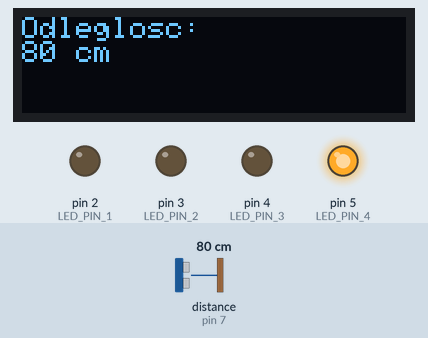
The sketch below on a simulated Arduino Uno, built with avr-gcc and run on an emulated ATmega328P. On the bench: 128×32 one-colour display, output pins drawn as LEDs (lit = HIGH). Wiring (inferred from the names in the program): ultrasonic range finder: trigger pin 6; echo pin 7. The test bench sets the inputs (shaded band); at power-on: distance to the obstacle (sensor on pin 7) 80 cm. The echo pulse lasts 58.3 µs per cm; pins used as bus, display or sensor lines are not drawn.

Above: at 1.2 s.
1.3 s: distance to the obstacle (sensor on pin 7) set to 35 cm
At 2.0 s:
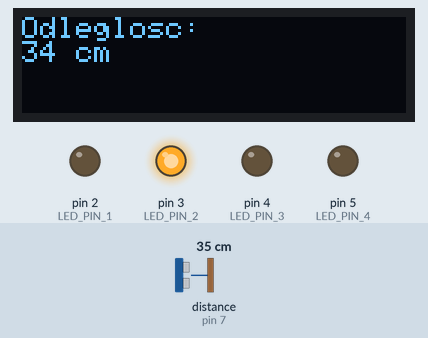
2.8 s: distance to the obstacle (sensor on pin 7) set to 2 cm
At 5.1 s:
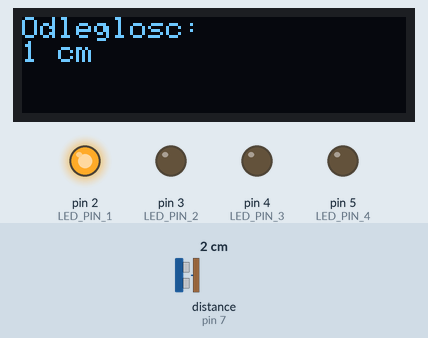
5.8 s: distance to the obstacle (sensor on pin 7) set to 53 cm
At 7.8 s:
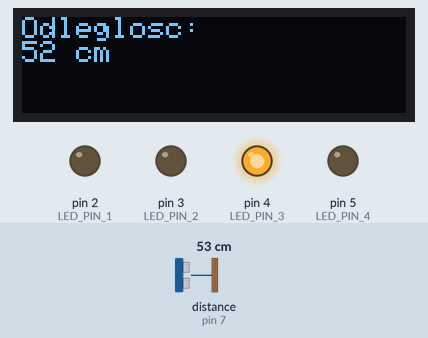
Timing chart, 0 to 9.3 s (numbered marks = the images above; inputs shaded):
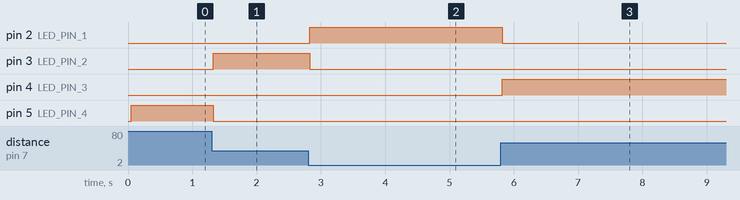

The sketch:

sketch_dec17a.ino
```cpp
#include <Arduino_FreeRTOS.h>
#include <task.h>
#include <Wire.h>
#include <Adafruit_GFX.h>
#include <Adafruit_SSD1306.h>

#define SCREEN_WIDTH 128 // szerokość wyświetlacza OLED
#define SCREEN_HEIGHT 32 // wysokość wyświetlacza OLED
#define OLED_RESET     -1 // Reset pin # (or -1 if sharing Arduino reset pin)
Adafruit_SSD1306 display(SCREEN_WIDTH, SCREEN_HEIGHT, &Wire, OLED_RESET);

#define TRIGGER_PIN  6
#define ECHO_PIN     7
#define LED_PIN_1    2
#define LED_PIN_2    3
#define LED_PIN_3    4
#define LED_PIN_4    5

void setup() {
  pinMode(TRIGGER_PIN, OUTPUT);
  pinMode(ECHO_PIN, INPUT);
  pinMode(LED_PIN_1, OUTPUT);
  pinMode(LED_PIN_2, OUTPUT);
  pinMode(LED_PIN_3, OUTPUT);
  pinMode(LED_PIN_4, OUTPUT);

  if(!display.begin(SSD1306_SWITCHCAPVCC, 0x3C)) { // Adres I2C 0x3C dla wyświetlacza 128x32
    for(;;); // Włącz pętlę nieskończoną, jeśli inicjalizacja wyświetlacza nie powiedzie się
  }
  display.clearDisplay();

  xTaskCreate(
    TaskMeasureDistance
    ,  "Distance"
    ,  128
    ,  NULL
    ,  2
    ,  NULL );
}

void loop() {
  // Nie rób nic w pętli głównej.
}

void TaskMeasureDistance(void *pvParameters) {
  (void) pvParameters;
  for (;;) {
    digitalWrite(TRIGGER_PIN, LOW);
    delayMicroseconds(2);
    digitalWrite(TRIGGER_PIN, HIGH);
    delayMicroseconds(10);
    digitalWrite(TRIGGER_PIN, LOW);
    long duration = pulseIn(ECHO_PIN, HIGH);
    long distance = duration / 29 / 2;

    display.clearDisplay();
    display.setTextSize(1);
    display.setTextColor(WHITE);
    display.setCursor(0,0);
    display.println("Odleglosc:");
    display.print(distance);
    display.println(" cm");
    display.display();

    if (distance <20) {
      digitalWrite(LED_PIN_1, HIGH);
      digitalWrite(LED_PIN_2, LOW);
      digitalWrite(LED_PIN_3, LOW);
      digitalWrite(LED_PIN_4, LOW);
    } else if (distance < 50) {
      digitalWrite(LED_PIN_1, LOW);
      digitalWrite(LED_PIN_2, HIGH);
      digitalWrite(LED_PIN_3, LOW);
      digitalWrite(LED_PIN_4, LOW);
    } else if (distance < 70) {
      digitalWrite(LED_PIN_1, LOW);
      digitalWrite(LED_PIN_2, LOW);
      digitalWrite(LED_PIN_3, HIGH);
      digitalWrite(LED_PIN_4, LOW);
    } else if (distance < 100) {
      digitalWrite(LED_PIN_1, LOW);
      digitalWrite(LED_PIN_2, LOW);
      digitalWrite(LED_PIN_3, LOW);
      digitalWrite(LED_PIN_4, HIGH);
    }
    vTaskDelay(1 / portTICK_PERIOD_MS);
  }
}
```

Measured:
- after the input at 1.3 s, pin 3 (LED_PIN_2): LOW → HIGH at once; pin 5 (LED_PIN_4): HIGH → LOW at once; the display: changes at once (image 1)
- after the input at 2.8 s, pin 2 (LED_PIN_1): LOW → HIGH at once; pin 3 (LED_PIN_2): HIGH → LOW at once; the display: first differs from a run without the input at once (image 2 shows a later state)
- after the input at 5.8 s, pin 2 (LED_PIN_1): HIGH → LOW at once; pin 4 (LED_PIN_3): LOW → HIGH at once; the display: changes at once (image 3)
- what the display in image 2 shows lasts 1.6 s, from 3.9 s to 5.5 s
